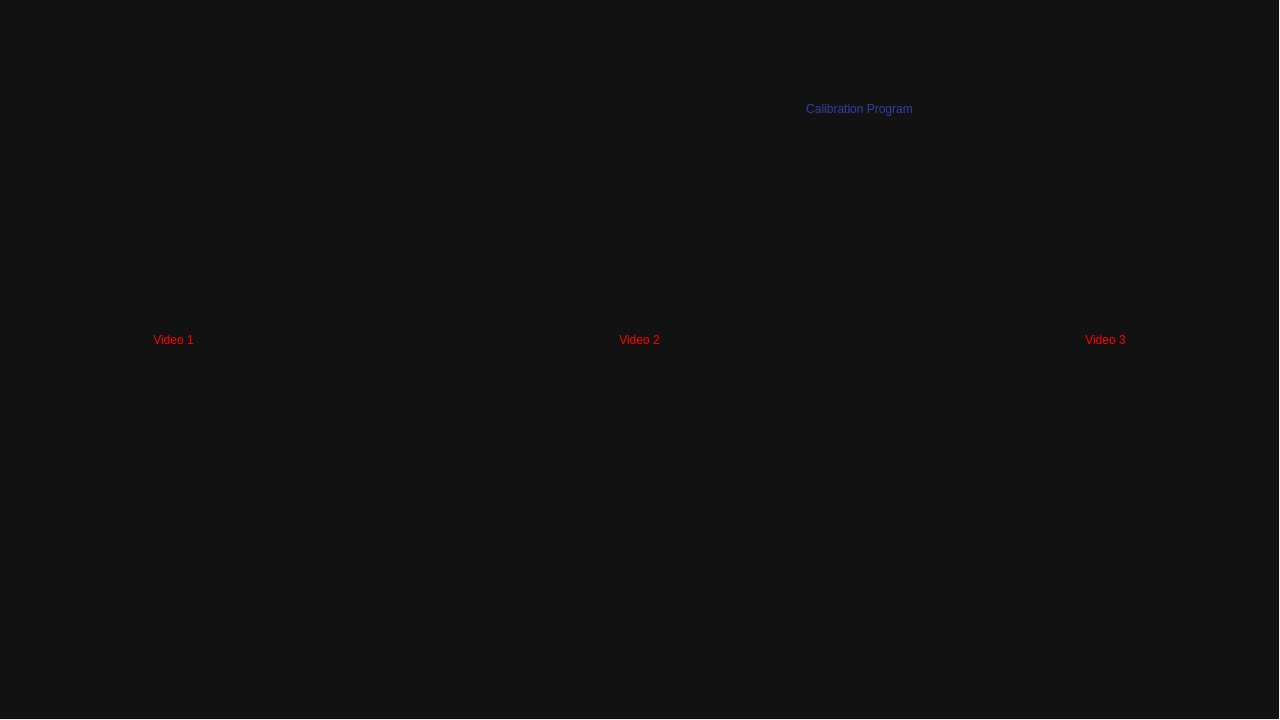
<?xml version="1.0" encoding="UTF-8"?>
<ui version="4.0">
 <class>Dialog</class>
 <widget class="QDialog" name="Dialog">
  <property name="geometry">
   <rect>
    <x>0</x>
    <y>0</y>
    <width>1280</width>
    <height>720</height>
   </rect>
  </property>
  <property name="windowTitle">
   <string>Dialog</string>
  </property>
  <property name="layoutDirection">
   <enum>Qt::LeftToRight</enum>
  </property>
  <widget class="QWidget" name="widget" native="true">
   <property name="geometry">
    <rect>
     <x>-1</x>
     <y>-1</y>
     <width>1280</width>
     <height>720</height>
    </rect>
   </property>
   <property name="styleSheet">
    <string notr="true">background-color: rgb(18, 18, 18);</string>
   </property>
   <widget class="QWidget" name="horizontalLayoutWidget">
    <property name="geometry">
     <rect>
      <x>0</x>
      <y>70</y>
      <width>1721</width>
      <height>80</height>
     </rect>
    </property>
    <layout class="QHBoxLayout" name="title_layout">
     <item>
      <widget class="QLabel" name="label">
       <property name="minimumSize">
        <size>
         <width>1719</width>
         <height>0</height>
        </size>
       </property>
       <property name="styleSheet">
        <string notr="true">font: 36pt &quot;Secular One&quot;; 
color: rgb(48, 63, 159);</string>
       </property>
       <property name="text">
        <string>Calibration Program</string>
       </property>
       <property name="alignment">
        <set>Qt::AlignCenter</set>
       </property>
      </widget>
     </item>
    </layout>
   </widget>
   <widget class="QWidget" name="horizontalLayoutWidget_2">
    <property name="geometry">
     <rect>
      <x>0</x>
      <y>240</y>
      <width>1281</width>
      <height>201</height>
     </rect>
    </property>
    <layout class="QHBoxLayout" name="videos_layout">
     <item>
      <widget class="QLabel" name="video_label_1">
       <property name="enabled">
        <bool>true</bool>
       </property>
       <property name="styleSheet">
        <string notr="true">color: rgb(255, 0, 0);
font: 40pt &quot;Secular One&quot;;</string>
       </property>
       <property name="text">
        <string>Video 1</string>
       </property>
       <property name="alignment">
        <set>Qt::AlignCenter</set>
       </property>
      </widget>
     </item>
     <item>
      <widget class="QLabel" name="video_label_2">
       <property name="minimumSize">
        <size>
         <width>571</width>
         <height>0</height>
        </size>
       </property>
       <property name="styleSheet">
        <string notr="true">color: rgb(255, 0, 0);
font: 40pt &quot;Secular One&quot;;</string>
       </property>
       <property name="text">
        <string>Video 2</string>
       </property>
       <property name="alignment">
        <set>Qt::AlignCenter</set>
       </property>
      </widget>
     </item>
     <item>
      <widget class="QLabel" name="video_label_3">
       <property name="styleSheet">
        <string notr="true">color: rgb(255, 0, 0);
font: 40pt &quot;Secular One&quot;;</string>
       </property>
       <property name="text">
        <string>Video 3</string>
       </property>
       <property name="alignment">
        <set>Qt::AlignCenter</set>
       </property>
      </widget>
     </item>
    </layout>
   </widget>
  </widget>
 </widget>
 <resources/>
 <connections/>
</ui>
